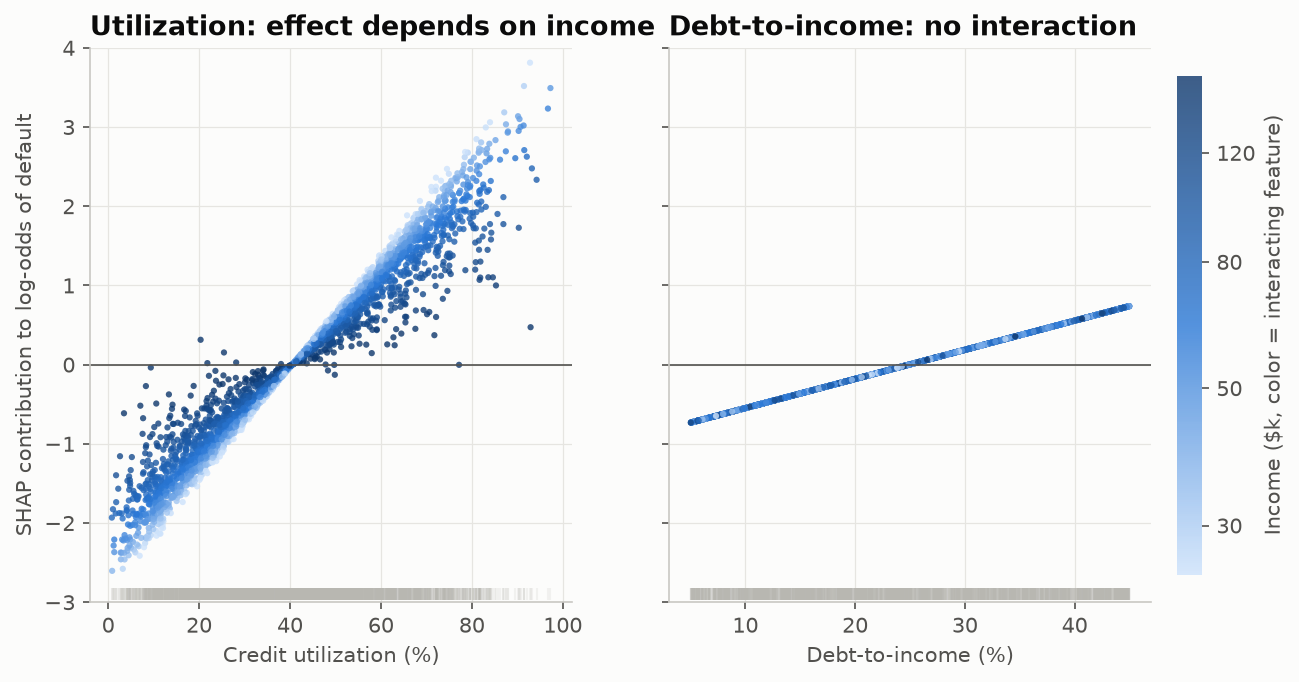

Reproduce this figure in Python.
"""
SHAP Dependence Plot  -  family: Multivariate & ML

DESIGN PURPOSE
One dot per prediction. The x-axis is a feature's value and the y-axis is how
much that value pushed the prediction up or down (its SHAP contribution).
Color is a second feature. The shape of the cloud shows the effect, and a
color split that fans out shows an interaction: the effect of one feature
depends on another.

WHEN TO USE
  - Show the shape of one feature's effect in a model (linear, threshold,
    saturating)
  - Detect and explain interactions, e.g. utilization hurts more when income
    is low
  - Follow up on a SHAP summary plot for the top features

AVOID WHEN
  - Readers will interpret contributions as causal effects (they describe the
    model, not the world)
  - Features are strongly correlated (attributions get split arbitrarily
    between them)
  - Only the overall importance ranking is needed (use permutation importance
    or a SHAP summary)

ALTERNATIVES
  - Partial dependence / ICE plot
  - 2-D partial dependence plot
  - SHAP summary (beeswarm)

EXAMPLE
A simulated credit-default model: logistic regression on credit utilization,
income and debt-to-income, plus a utilization × income interaction term. For
this model the exact interventional SHAP values have a closed form. For a main
effect, φ_j = b_j(x_j − μ_j). For the product term b·x₁x₂, each of the two
features receives ½·b·(x_k − μ_k)(x_other + μ_other). No shap package is
needed.

Run:  python shap_dependence.py
"""
import sys
from pathlib import Path

import numpy as np
import pandas as pd
import matplotlib.pyplot as plt

# Library style: categorical colors in fixed order, recessive axes, hairline grid.
PALETTE = ["#2a78d6", "#eb6834", "#1baf7a", "#eda100",
           "#e87ba4", "#008300", "#6250d6", "#e34948"]
SEQ_CMAP = "Blues"      # sequential: one hue, light -> dark
DIV_CMAP = "RdBu_r"     # diverging: two opposite hues, neutral midpoint
GRAY = "#b8b7b1"        # de-emphasised marks
plt.rcParams.update({
    "figure.figsize": (8, 4.8), "figure.dpi": 110, "figure.facecolor": "#fcfcfb",
    "axes.facecolor": "#fcfcfb", "axes.edgecolor": "#c9c8c3", "axes.linewidth": 0.8,
    "axes.spines.top": False, "axes.spines.right": False,
    "axes.grid": True, "grid.color": "#e6e5e1", "grid.linewidth": 0.6, "axes.axisbelow": True,
    "axes.prop_cycle": plt.cycler(color=PALETTE),
    "axes.titlesize": 13, "axes.titleweight": "bold", "axes.titlelocation": "left",
    "axes.labelcolor": "#52514e", "xtick.color": "#52514e", "ytick.color": "#52514e",
    "text.color": "#0b0b0b", "font.size": 10, "lines.linewidth": 2,
    "legend.frameon": False,
})

from matplotlib.colors import LinearSegmentedColormap
from sklearn.linear_model import LogisticRegression

# --- Example data ------------------------------------------------------------
rng = np.random.default_rng(17)
n = 3000
df = pd.DataFrame({
    "utilization": rng.beta(2, 3, n) * 100,                  # % of credit limit used
    "income": np.exp(rng.normal(np.log(60), 0.45, n)),       # $k per year
    "dti": rng.uniform(5, 45, n),                            # debt-to-income, %
})
z = (df - df.mean()) / df.std()
true_logit = -2.2 + 1.0 * z["utilization"] - 0.6 * z["income"] + 0.5 * z["dti"] \
    - 0.6 * z["utilization"] * z["income"]
df["default"] = rng.random(n) < 1 / (1 + np.exp(-true_logit))

# Fit: main effects on standardized features + one interaction column
X = z.assign(util_x_income=z["utilization"] * z["income"])
model = LogisticRegression(C=100, max_iter=2000).fit(X, df["default"])
b = dict(zip(X.columns, model.coef_[0]))
mu = z.mean()

# Exact interventional SHAP values on the log-odds scale (closed form for this model)
shap = pd.DataFrame({
    f: b[f] * (z[f] - mu[f]) for f in ["utilization", "income", "dti"]})
shap["utilization"] += 0.5 * b["util_x_income"] * (z["utilization"] - mu["utilization"]) * (z["income"] + mu["income"])
shap["income"] += 0.5 * b["util_x_income"] * (z["income"] - mu["income"]) * (z["utilization"] + mu["utilization"])
pd.Series(b).round(2)

# --- Plot --------------------------------------------------------------------
cmap = LinearSegmentedColormap.from_list("income", ["#cde2fb", "#2a78d6", "#0d366b"])
order = np.argsort(rng.random(n))                          # random draw order: no color sits on top
fig, axes = plt.subplots(1, 2, figsize=(11, 4.8), sharey=True)
for ax, feat, label in [(axes[0], "utilization", "Credit utilization (%)"),
                        (axes[1], "dti", "Debt-to-income (%)")]:
    sc = ax.scatter(df[feat].values[order], shap[feat].values[order], c=df["income"].values[order],
                    cmap=cmap, s=9, alpha=0.8, linewidth=0, norm=plt.matplotlib.colors.LogNorm(25, 160))
    ax.axhline(0, color="#52514e", linewidth=0.8)
    ax.set_xlabel(label)
    # rug of the feature's distribution
    ax.plot(df[feat], np.full(n, -2.9), "|", color="#b8b7b1",
            markersize=6, alpha=0.15)
axes[0].set_ylabel("SHAP contribution to log-odds of default")
axes[0].set_title("Utilization: effect depends on income")
axes[1].set_title("Debt-to-income: no interaction")
axes[0].set_ylim(-3, 4)
cb = fig.colorbar(sc, ax=axes, pad=0.02, shrink=0.9)
cb.set_label("Income ($k, color = interacting feature)")
cb.outline.set_visible(False)
cb.ax.minorticks_off()
cb.set_ticks([30, 50, 80, 120])
cb.set_ticklabels(["30", "50", "80", "120"])

# --- Save / show -------------------------------------------------------------
out = Path(__file__).with_name(Path(__file__).stem + ".png")
fig.savefig(out, dpi=150, bbox_inches="tight")
print(f"saved {out}")
if "--no-show" not in sys.argv:
    plt.show()
